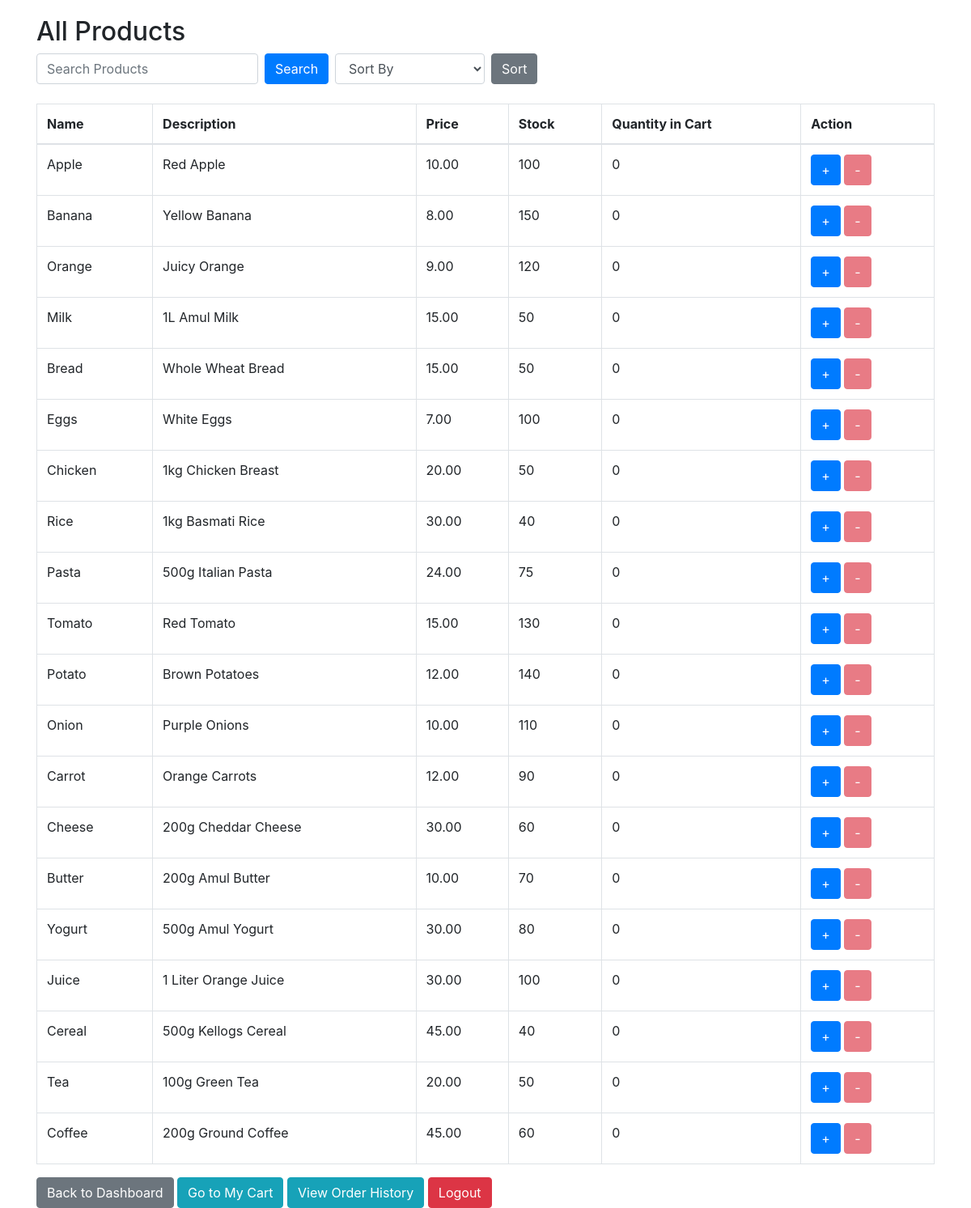
The page /products.php (signed in) on the database its author committed.
### tables this page shows
CREATE TABLE IF NOT EXISTS products (
    id INT AUTO_INCREMENT PRIMARY KEY,
    name VARCHAR(100) NOT NULL,
    description TEXT,
    price DECIMAL(10, 2) NOT NULL,
    stock INT DEFAULT 0,
    created_at TIMESTAMP DEFAULT CURRENT_TIMESTAMP
);

### products.php (the view, shortened to what this page needs)
<?php
include 'connect.php';
$search_query = "";
$query = "SELECT * FROM products WHERE name LIKE '%$search_query%'";
$result = mysqli_query($conn, $query);
$cart_quantities = [];
?>
<!DOCTYPE html>
<html>
<head>
    <link rel="stylesheet" href="https://maxcdn.bootstrapcdn.com/bootstrap/4.5.2/css/bootstrap.min.css">
</head>
<body>
    <div class="container" style="margin-top: 20px;">
        <h2>All Products</h2>
        <form method="POST" class="form-inline">
            <input type="text" name="search_query" class="form-control mb-2 mr-sm-2" placeholder="Search Products" value="<?php echo $search_query; ?>">
            <button type="submit" name="search" class="btn btn-primary mb-2">Search</button>
            <select name="sort_order" class="form-control mb-2 ml-sm-2">
                <option value="">Sort By</option>
            </select>
            <button type="submit" class="btn btn-secondary mb-2 ml-sm-2">Sort</button>
        </form>
        <table class="table table-bordered mt-3">
            <thead>
                <tr>
                    <th>Name</th>
                    <th>Description</th>
                    <th>Price</th>
                    <th>Stock</th>
                    <th>Quantity in Cart</th>
                    <th>Action</th>
                </tr>
            </thead>
            <tbody>
                <?php while ($row = mysqli_fetch_assoc($result)):
                    $product_id = $row['id'];
                    $quantity_in_cart = isset($cart_quantities[$product_id]) ? $cart_quantities[$product_id] : 0;
                ?>
                <tr>
                    <td><?php echo $row['name']; ?></td>
                    <td><?php echo $row['description']; ?></td>
                    <td><?php echo $row['price']; ?></td>
                    <td><?php echo $row['stock']; ?></td>
                    <td id="quantity_<?php echo $product_id; ?>"><?php echo $quantity_in_cart; ?></td>
                    <td>
                        <button onclick="addToCart(<?php echo $product_id; ?>)" class="btn btn-primary">+</button>
                        <button id="minus_<?php echo $product_id; ?>" onclick="removeFromCart(<?php echo $product_id; ?>)" class="btn btn-danger" <?php if ($quantity_in_cart == 0) echo 'disabled'; ?>>-</button>
                    </td>
                </tr>
                <?php endwhile; ?>
            </tbody>
        </table>
        <a href="customer_home.php" class="btn btn-secondary">Back to Dashboard</a>
        <a href="cart.php" class="btn btn-info">Go to My Cart</a>
        <a href="order_history.php" class="btn btn-info">View Order History</a>
        <a href="logout.php" class="btn btn-danger">Logout</a>
    </div>
</body>
</html>

### rows shown on the page
products: name "Apple", description "Red Apple", price "10.00", stock "100", id "0"
products: name "Banana", description "Yellow Banana", price "8.00", stock "150", id "0"
products: name "Orange", description "Juicy Orange", price "9.00", stock "120", id "0"
products: name "Milk", description "1L Amul Milk", price "15.00", stock "50", id "0"
products: name "Bread", description "Whole Wheat Bread", price "15.00", stock "50", id "0"
products: name "Eggs", description "White Eggs", price "7.00", stock "100", id "0"
products: name "Chicken", description "1kg Chicken Breast", price "20.00", stock "50", id "0"
products: name "Rice", description "1kg Basmati Rice", price "30.00", stock "40", id "0"
products: name "Pasta", description "500g Italian Pasta", price "24.00", stock "75", id "0"
products: name "Tomato", description "Red Tomato", price "15.00", stock "130", id "0"
products: name "Potato", description "Brown Potatoes", price "12.00", stock "140", id "0"
products: name "Onion", description "Purple Onions", price "10.00", stock "110", id "0"
products: name "Carrot", description "Orange Carrots", price "12.00", stock "90", id "0"
products: name "Cheese", description "200g Cheddar Cheese", price "30.00", stock "60", id "0"
products: name "Butter", description "200g Amul Butter", price "10.00", stock "70", id "0"
products: name "Yogurt", description "500g Amul Yogurt", price "30.00", stock "80", id "0"
products: name "Juice", description "1 Liter Orange Juice", price "30.00", stock "100", id "0"
products: name "Cereal", description "500g Kellogs Cereal", price "45.00", stock "40", id "0"
products: name "Tea", description "100g Green Tea", price "20.00", stock "50", id "0"
products: name "Coffee", description "200g Ground Coffee", price "45.00", stock "60", id "0"
